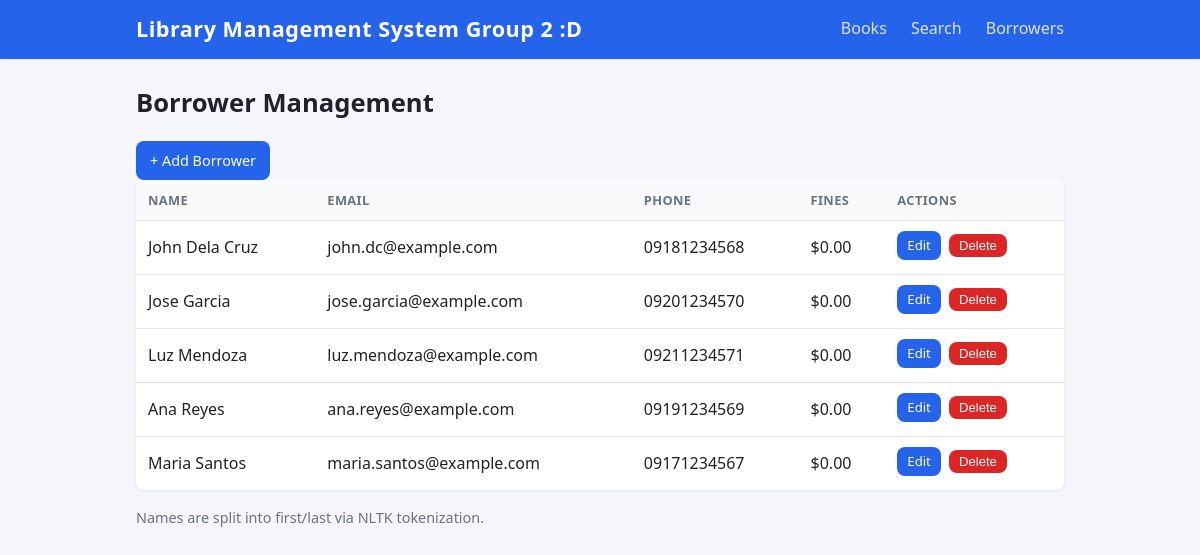
/borrowers, run on the app's committed database.
### models.py (models this page shows)
class Borrower(db.Model):
    __tablename__ = "borrowers"
    id = db.Column(db.Integer, primary_key=True)
    first_name = db.Column(db.String(100), nullable=False)
    last_name = db.Column(db.String(100), nullable=False)
    email = db.Column(db.String(200), unique=True, default="")
    phone = db.Column(db.String(11), default="")
    records = db.relationship("BorrowRecord", backref="borrower", cascade="all, delete-orphan")
    @property
    def full_name(self):
        return f"{self.first_name} {self.last_name}"

### app.py (the view)
@app.route("/borrowers")
def borrowers():
    return render_template("borrowers.html",
                           borrowers=Borrower.query.order_by(Borrower.last_name).all())

### models.py (called while the page is built)
    @property
    def is_returned(self):
        return self.return_date is not None

    @property
    def is_overdue(self):
        return not self.is_returned and date.today() > self.due_date

    @property
    def fine(self):
        if not self.is_overdue:
            return 0.0
        return round((date.today() - self.due_date).days * FINE_PER_DAY, 2)

### templates/borrowers.html (shortened to what this page needs)
{% extends "base.html" %}
{% block content %}
<h1>Borrower Management</h1>
<a class="btn" href="{{ url_for('add_borrower') }}">+ Add Borrower</a>
<table>
  <thead>
    <tr><th>Name</th><th>Email</th><th>Phone</th><th>Fines</th><th>Actions</th></tr>
  </thead>
  <tbody>
    {% for borrower in borrowers %}
    <tr data-href="{{ url_for('borrower_detail', borrower_id=borrower.id) }}">
      <td>{{ borrower.full_name }}</td>
      <td>{{ borrower.email }}</td>
      <td>{{ borrower.phone }}</td>
      <td>${{ "%.2f"|format(borrower.records|sum(attribute='fine')) }}</td>
      <td>
        <a class="btn small" href="{{ url_for('edit_borrower', borrower_id=borrower.id) }}">Edit</a>
        <form method="post" action="{{ url_for('delete_borrower', borrower_id=borrower.id) }}" class="inline">
          <button class="btn small danger" type="submit">Delete</button>
        </form>
      </td>
    </tr>
    {% endfor %}
  </tbody>
</table>
<p class="muted">Names are split into first/last via NLTK tokenization.</p>
{% endblock %}

### static/style.css (style rules this page uses)
:root { --bg: #f4f6fb; --surface: #ffffff; --text: #1f2329; --muted: #6b7280; --primary: #2563eb; --primary-dark: #1d4ed8; --danger: #dc2626; --border: #e5e7eb; --radius: 8px; --shadow: 0 1px 3px rgba(16, 24, 40, 0.08); }
* { box-sizing: border-box; }
body { margin: 0; font-family: system-ui, -apple-system, "Segoe UI", Roboto, Helvetica, Arial, sans-serif; background: var(--bg); color: var(--text); line-height: 1.6; }
h1 { margin-top: 0; font-size: 1.6rem; }
a { color: var(--primary); }
.muted { color: var(--muted); font-size: 0.9rem; }
.btn { display: inline-block; background: var(--primary); color: #fff; border: none; border-radius: var(--radius); padding: 8px 14px; font-size: 0.9rem; text-decoration: none; cursor: pointer; transition: background 0.15s ease; }
.btn.small { padding: 4px 10px; font-size: 0.82rem; margin: 0 4px 4px 0; }
.btn.small:last-child { margin-right: 0; }
.btn.danger { background: var(--danger); }
table { width: 100%; border-collapse: collapse; background: var(--surface); border-radius: var(--radius); overflow: hidden; box-shadow: var(--shadow); margin-bottom: 16px; }
th, td { text-align: left; padding: 10px 12px; border-bottom: 1px solid var(--border); }
th { background: #f9fafb; font-size: 0.8rem; text-transform: uppercase; letter-spacing: 0.4px; color: var(--muted); }
tbody tr[data-href] { cursor: pointer; }
tbody tr:last-child td { border-bottom: none; }
form { margin-bottom: 20px; }
.inline { display: inline; margin: 0; }

### data on the page
Borrower: full_name "John Dela Cruz", email "john.dc@example.com", phone "09181234568", records|sum "0.00"
Borrower: full_name "Jose Garcia", email "jose.garcia@example.com", phone "09201234570", records|sum "0.00"
Borrower: full_name "Luz Mendoza", email "luz.mendoza@example.com", phone "09211234571", records|sum "0.00"
Borrower: full_name "Ana Reyes", email "ana.reyes@example.com", phone "09191234569", records|sum "0.00"
Borrower: full_name "Maria Santos", email "maria.santos@example.com", phone "09171234567", records|sum "0.00"
